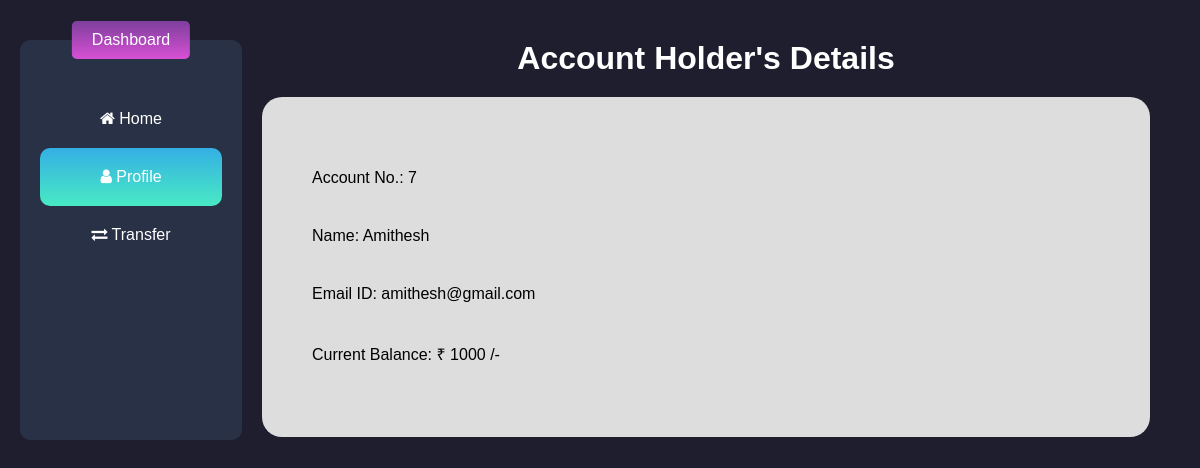
Screenshot of /profile/7 with the database file from the repository.
### bank/models.py (models this page shows, shortened)
class Customers(models.Model):
    cust_id=models.AutoField
    cust_name=models.CharField(max_length=20)
    cust_email=models.EmailField(max_length=100)
    cust_balance=models.IntegerField()

### bank/views.py (the view)
# urls.py: path('profile/<int:acc>',views.profile,name="Profile"),
def profile(request, acc):
    profile=Customers.objects.filter(id=acc)
    history=Transfer.objects.filter(sender=acc, status="Success")
    return render(request, 'profile.html',{'profile': profile, 'transferhistory':history})

### bank/templates/profile.html (shortened to what this page needs)
<!DOCTYPE html>
<html lang="en">
<head>
    <link rel="stylesheet" href="/static/css/index.css">
    <link rel="stylesheet" href="https://cdnjs.cloudflare.com/ajax/libs/font-awesome/4.7.0/css/font-awesome.min.css">
</head>
<body>
    <div class="main-container">
        <div class="dashboard">
            <p class="dashboard-heading">Dashboard</p>
            <ul class="dashboard-details">
                <a href="/">
                    <li><span><i class="fa fa-home" aria-hidden="true"></i></span> Home</li>
                </a>
                <a href="#">
                    <li class="active"><span><i class="fa fa-user" aria-hidden="true"></i></span> Profile</li>
                </a>
                <a href="/transfer/">
                    <li><span><i class="fa fa-exchange" aria-hidden="true"></i></span> Transfer</li>
                </a>
            </ul>
        </div>
        <div class="container">
            <h1 class="detail-heading">Account Holder's Details</h1>
            <div class="profile">
                {% if profile %}
                {% for i in profile %}
                <ul>
                    <li>Account No.: {{i.id}}</li>
                    <li>Name: {{i.cust_name}}</li>
                    <li>Email ID: {{i.cust_email}}</li>
                    <li>Current Balance: &#x20B9; {{i.cust_balance}} /-</li>
                </ul>
                {% endfor %}
                {% else %}
                <h1 class="result">No results found</h1>
                {% endif %}
            </div>
        </div>
    </div>
</body>
</html>

### bank/static/css/index.css (style rules this page uses)
* { box-sizing: border-box; font-family: arial, sans-serif; }
body { margin: 0; padding: 0; background-color: #1E1E2E; }
.main-container { display: flex; flex-direction: row; }
.dashboard { width: 20%; height: 400px; margin: 40px 20px; background-color: #293146; position: relative; border-radius: 10px; }
.dashboard-heading { position: absolute; color: white; background-image: linear-gradient(#7D3F9C, #D750D5); text-align: center; padding: 10px 20px; border-radius: 5px; left: 50%; top: -35px; transform: translate(-50%,0); }
.dashboard-details { padding: 0; margin: 50px 20px; height: 400px; }
.dashboard-details a { text-decoration: none; }
.dashboard-details li { list-style-type: none; text-align: center; padding: 20px 0; border-radius: 10px; color: white; }
.dashboard-details .active { background-image: linear-gradient(#35AFE4, #48EAC4); }
.detail-heading { margin: 20px 0; text-align: center; color: white; }
.container { margin: 20px 50px 20px 0; width: 80%; }
.profile { width: 100%; background-color: #dddddd; height: 340px; border-radius: 20px; display: flex; flex-direction: column; position: relative; }
.profile ul { display: flex; flex-direction: column; justify-content: center; height: 100%; padding: 0; margin: 20px 50px; }
.profile li { list-style-type: none; padding: 20px 0; }

### rows the page displays
Customers: id "7", cust_name "Amithesh", cust_email "amithesh@gmail.com", cust_balance "1000"
